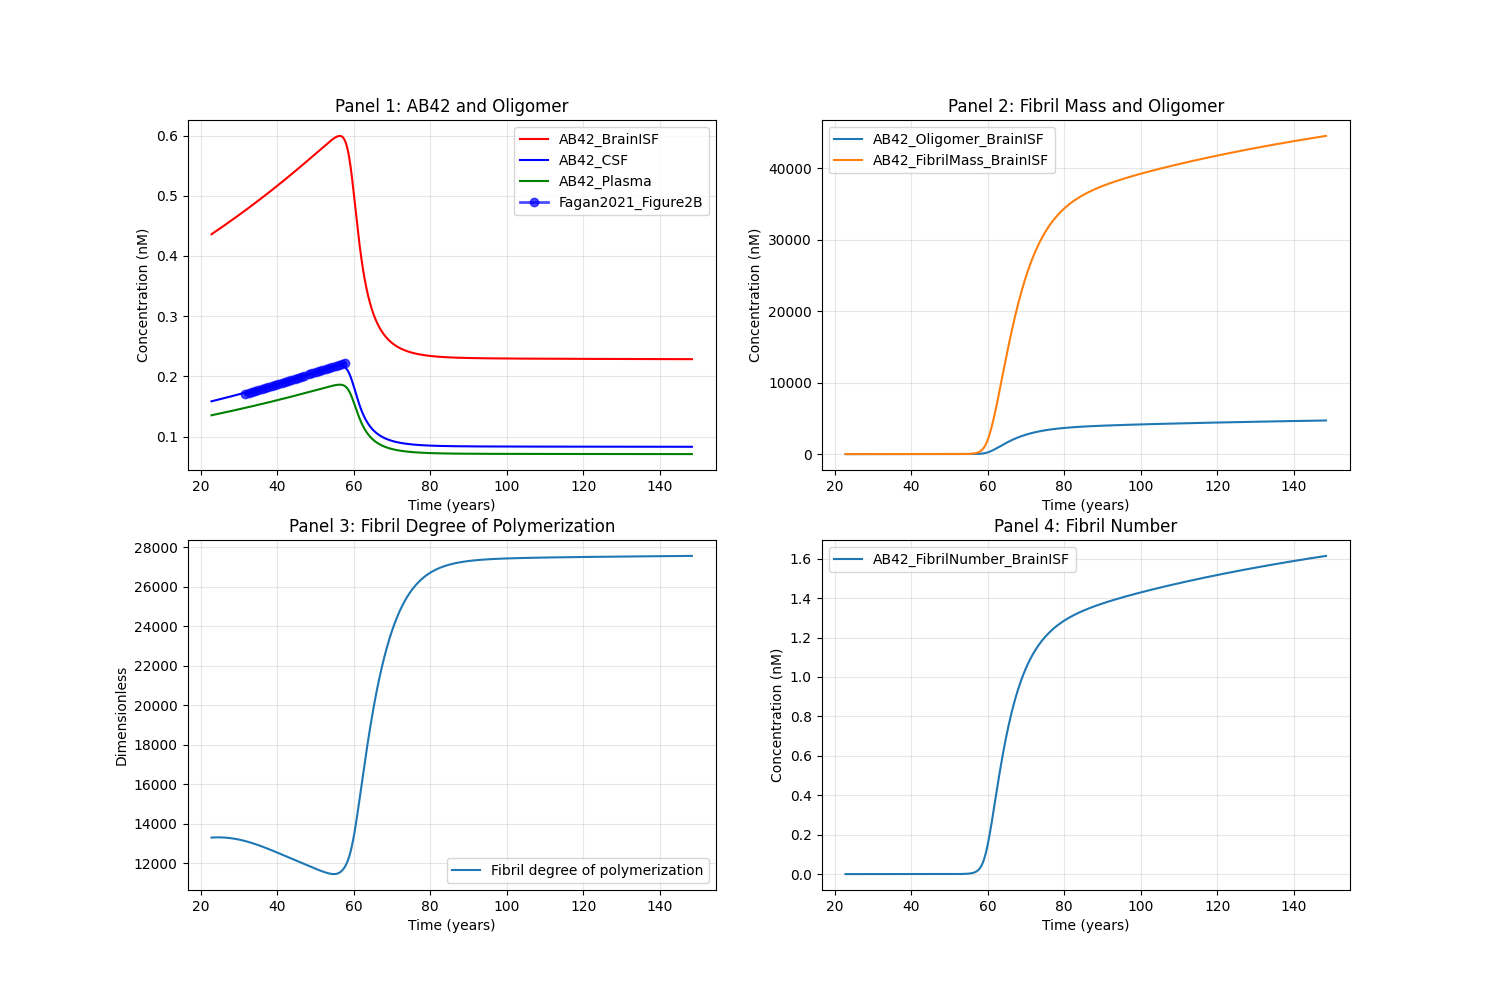

Python code for this plot:
import tellurium as te
import numpy as np
import matplotlib.pyplot as plt
import pandas as pd


def run_simulation():
    r = te.loada(__file__.replace('.py', '.txt'))
    r.setIntegrator('cvode')
    r.integrator.absolute_tolerance = 1e-8
    r.integrator.relative_tolerance = 1e-8
    r.integrator.setValue('stiff', True)
    result = r.simulate(0, 1000, 10000)
    result = r.simulate(1000, 200000, 200000)
    result = r.simulate(200000, 1300000, 1300000, ['time','[Antibody_Plasma]','[Antibody_BrainISF]','[Antibody_LiverVascular]',
    '[Antibody_LungVascular]','[Antibody_LymphNode]','[Antibody_BrainVascular]','[Antibody_BBB]','[Antibody_SAS]',
    '[Antibody_LV]','[APP_BrainISF]','[AB42_BrainISF]','[C99_BrainISF]','[AB42_Oligomer_BrainISF]','[AB42_FibrilNumber_BrainISF]','[AB42_FibrilMass_BrainISF]',
    '[AB42_Plasma]','[AB42_SAS]','Fibril_degree_polymerization'])
    
    # Create two-panel subplot layout
    fig, axes = plt.subplots(2, 2, figsize=(15, 10))
    ax1, ax2 = axes[0]
    ax3, ax4 = axes[1]
    
    # Left panel - first two variables
    ax1.plot(result['time']/24/365, result['[AB42_BrainISF]'], label='AB42_BrainISF',color='red')
    # ax1.plot(result['time'], result['[Antibody_BrainISF]'], label='Antibody_BrainISF')
    ax1.plot(result['time']/24/365, result['[AB42_SAS]'], label='AB42_CSF',color='blue')
    ax1.plot(result['time']/24/365, result['[AB42_Plasma]'], label='AB42_Plasma',color='green')
    # ax1.plot(result['time'], result['[Antibody_Plasma]'], label='Antibody_Plasma')
    # Read the CSV file
    df = pd.read_csv('Fagan2021_Figure2B.csv')
    dian_noncarrier_data = df[df['series'] == 'DIAN_noncarrier']
    ax1.plot(dian_noncarrier_data['time'], dian_noncarrier_data['measurement'], 
         marker='o', linewidth=2, markersize=6, color='blue', alpha=0.7,label='Fagan2021_Figure2B')

    ax1.set_xlabel('Time (years)')
    ax1.set_ylabel('Concentration (nM)')
    ax1.set_title('Panel 1: AB42 and Oligomer')
    ax1.legend()
    ax1.grid(True, alpha=0.3)
    
    # Right panel - second two variables
    ax2.plot(result['time']/24/365, result['[AB42_Oligomer_BrainISF]'], label='AB42_Oligomer_BrainISF')
    
    ax2.plot(result['time']/24/365, result['[AB42_FibrilMass_BrainISF]'], label='AB42_FibrilMass_BrainISF')
    ax2.set_xlabel('Time (years)')
    ax2.set_ylabel('Concentration (nM)')
    ax2.set_title('Panel 2: Fibril Mass and Oligomer')
    ax2.legend()
    ax2.grid(True, alpha=0.3)

    ax3.plot(result['time']/24/365, result['Fibril_degree_polymerization'], label='Fibril degree of polymerization')
    ax3.set_xlabel('Time (years)')
    ax3.set_ylabel('Dimensionless')
    ax3.set_title('Panel 3: Fibril Degree of Polymerization')
    ax3.legend()
    ax3.grid(True, alpha=0.3)
    
    ax4.plot(result['time']/24/365, result['[AB42_FibrilNumber_BrainISF]'], label='AB42_FibrilNumber_BrainISF')
    ax4.set_xlabel('Time (years)')
    ax4.set_ylabel('Concentration (nM)')
    ax4.set_title('Panel 4: Fibril Number')
    ax4.legend()
    ax4.grid(True, alpha=0.3)
    
    
    plt.savefig(__file__.replace('.py', '.png'))
    plt.tight_layout()

    plt.show()

if __name__ == "__main__":
    run_simulation()
    
